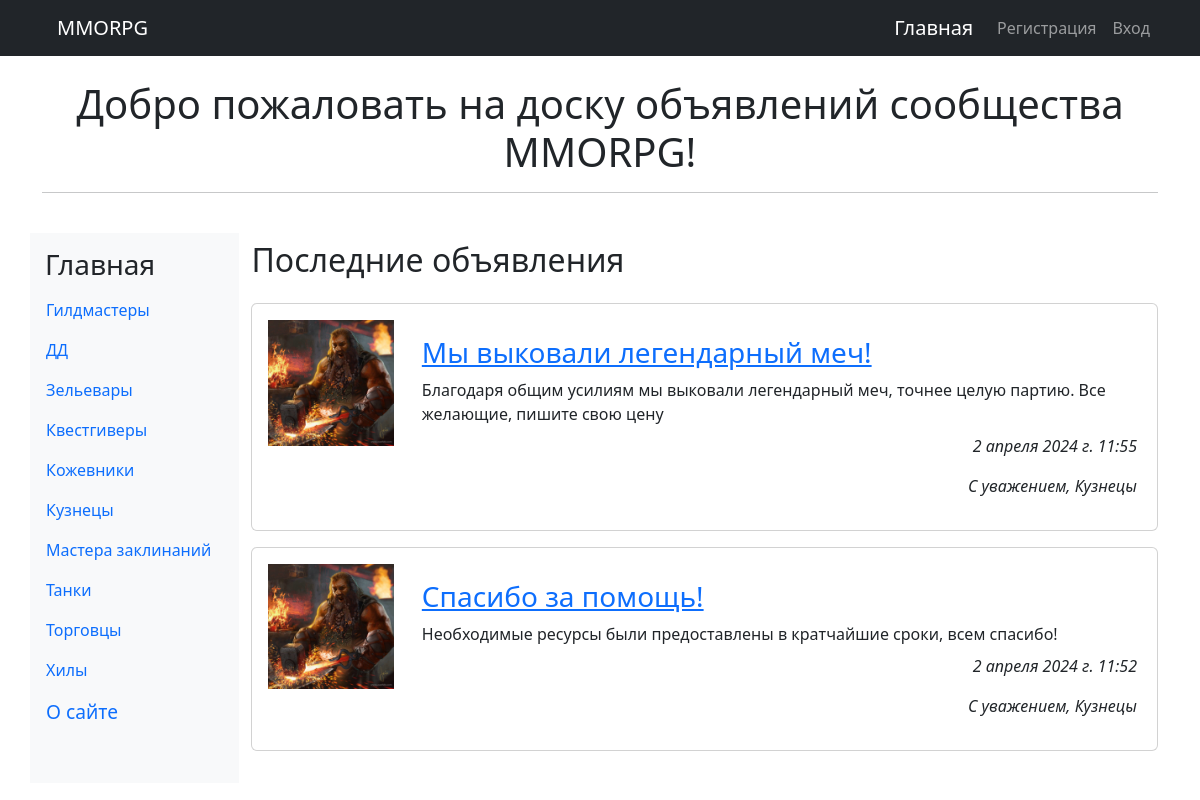
The page / on the database its author committed.
### board/models.py (models this page shows, shortened)
class Category(models.Model):
    name = models.CharField(max_length=20, unique=True,
                            db_index=True, verbose_name='Категория')
    def __str__(self):
        return self.name
    class Meta:
        verbose_name_plural = 'Категории'
        verbose_name = 'Категория'
        ordering = ['name']

class Advert(models.Model):
    category = models.ForeignKey('Category', null=True,
                                 on_delete=models.PROTECT,
                                 verbose_name='Категория')
    title = models.CharField(max_length=100, verbose_name='Заголовок')
    content = models.TextField(verbose_name='Описание')
    contacts = models.TextField(verbose_name='Контакты')
    image = models.ImageField(blank=True, upload_to=get_timestamp_path,
                              verbose_name='Изображение')
    author = models.ForeignKey(AdvUser, default='', on_delete=models.CASCADE,
                               verbose_name='Автор объявления')
    is_active = models.BooleanField(default=True, db_index=True,
                                    verbose_name='Выводить в списке?')
    created_at = models.DateTimeField(auto_now_add=True, db_index=True,
                                      verbose_name='Опубликовано')
    class Meta:
        verbose_name_plural = 'Объявления'
        verbose_name = 'Объявление'
        ordering = ['-created_at']

### board/views.py (the view)
# urls.py: path('', index, name='index'),
def index(request):
    ads = Advert.objects.filter(is_active=True).select_related('category')[:10]
    categories = Category.objects.all()
    paginator = Paginator(ads, 2)
    if 'page' in request.GET:
        page_num = request.GET['page']
    else:
        page_num = 1
    page = paginator.get_page(page_num)
    context = {'categories': categories, 'page': page, 'ads': page.object_list}
    return render(request, 'main/index.html', context)

### board/templates/main/index.html (shortened to what this page needs)
{% extends 'layout/basic.html' %}
{% load thumbnail %}
{% load static %}
{% load django_bootstrap5 %}
{% block content %}
{% if ads %}
<h2>Последние объявления</h2>
<div class="vstack gap-3 mt-4 mb-4">
    {% for ad in ads %}
    <div class="card">
        {% url 'board:ad_detail' category_pk=ad.category.pk pk=ad.pk as url %}
        <div class="row p-3">
            <a class="col-md-2" href="{{ url }}{{ all }}">
                {% if ad.image %}
                <img class="img-fluid" src="{% thumbnail ad.image 'default' %}">
                {% else %}
                <img class="img-fluid" src="{% static 'main/none-img.jpg' %}">
                {% endif %}
            </a>
            <div class="col-md-10 card-body">
                <h3 class="card-title"><a href="{{ url }}{{ all }}">{{ ad.title }}</a></h3>
                <div class="card-text mb-2">{{ ad.content }}</div>
                <p class="card-text text-end fst-italic">{{ ad.created_at }}</p>
                <p class="card-text text-end fst-italic">С уважением, {{ ad.category }}</p>
            </div>
        </div>
    </div>
    {% endfor %}
</div>
{% endif %}
{% endblock %}

### board/templates/layout/basic.html (shortened to what this page needs)
{% load django_bootstrap5 %}
{% load static %}
<!DOCTYPE html>
<html>
    <head>
        {% bootstrap_css %}
        <link rel="stylesheet" type="text/css"
              href="{% static 'main/style.css' %}">
    </head>
<body>
    <nav class="navbar navbar-expand-lg navbar-dark bg-dark">
        <div class="container">
            <a class="navbar-brand" href="{% url 'board:index' %}">MMORPG</a>
            <div class="collapse navbar-collapse justify-content-end" id="navbarNav">
                <a class="navbar-brand" href="{% url 'board:index' %}">Главная</a>
                <div class="navbar-nav">
                    {% if user.is_authenticated %}
                    <div class="nav-item dropdown">
                        <a class="nav-link dropdown-toggle"
                           data-bs-toggle="dropdown" href="#">Профиль</a>
                        <div class="dropdown-menu">
                            <a class="dropdown-item" href="{% url 'board:profile' %}">Мои объявления</a>
                            <a class="dropdown-item" href="{% url 'board:profile_edit' %}">Изменить личные данные</a>
                            <a class="dropdown-item" href="{% url 'board:password_edit' %}">Изменить пароль</a>
                            <hr class="dropdown-divider">
                            <form class="px-3" method="post"
                                  action="{% url 'board:logout' %}">
                                {% csrf_token %}
                                {% bootstrap_button 'Выйти' button_class='btn-danger' %}
                            </form>
                            <hr class="dropdown-divider">
                            <a class="dropdown-item" href="{% url 'board:profile_delete' %}">Удалить</a>
                        </div>
                    </div>
                    {% else %}
                    <a class="nav-link" href="{% url 'board:register' %}">Регистрация</a>
                    <a class="nav-link" href="{% url 'board:login' %}">Вход</a>
                    {% endif %}
                </div>
            </div>
        </div>
    </nav>
    <div class="container">
    <br>
    <h1 class="text-center">Добро пожаловать на доску объявлений сообщества MMORPG!</h1>
    <hr><br>
        <div class="row">
            <nav class="col-md-auto nav flex-column bg-light">
            <h3><a class="navbar-brand" href="{% url 'board:index' %}">Главная</a></h3>
                {% for category in categories %}
                <a class="nav-link" href="{% url 'board:category_ads' pk=category.pk %}">{{ category.name }}</a>
                {% endfor %}
                <a class="nav-link root" href="{% url 'board:other' page='about' %}">О сайте</a>
            </nav>
            <main class="col py-2">
                {% block content %}
                {% endblock %}
            </main>
        </div>
    </div>
</body>
</html>

### board/static/main/style.css (style rules this page uses)
.root { font-size: larger; }
.bg-light { padding-top: 15px; }
.navbar-brand { padding-left: 15px; }

### rows shown on the page
Category: name "Гилдмастеры"
Category: name "ДД"
Category: name "Зельевары"
Category: name "Квестгиверы"
Category: name "Кожевники"
Category: name "Кузнецы"
Category: name "Мастера заклинаний"
Category: name "Танки"
Category: name "Торговцы"
Category: name "Хилы"
Advert: image (picture), title "Мы выковали легендарный меч!", content "Благодаря общим усилиям мы выковали легендарный меч, точнее целую партию. Все желающие, пишите свою цену", created_at "2 апреля 2024 г. 11:55", category "Кузнецы"
Advert: image (picture), title "Спасибо за помощь!", content "Необходимые ресурсы были предоставлены в кратчайшие сроки, всем спасибо!", created_at "2 апреля 2024 г. 11:52", category "Кузнецы"
